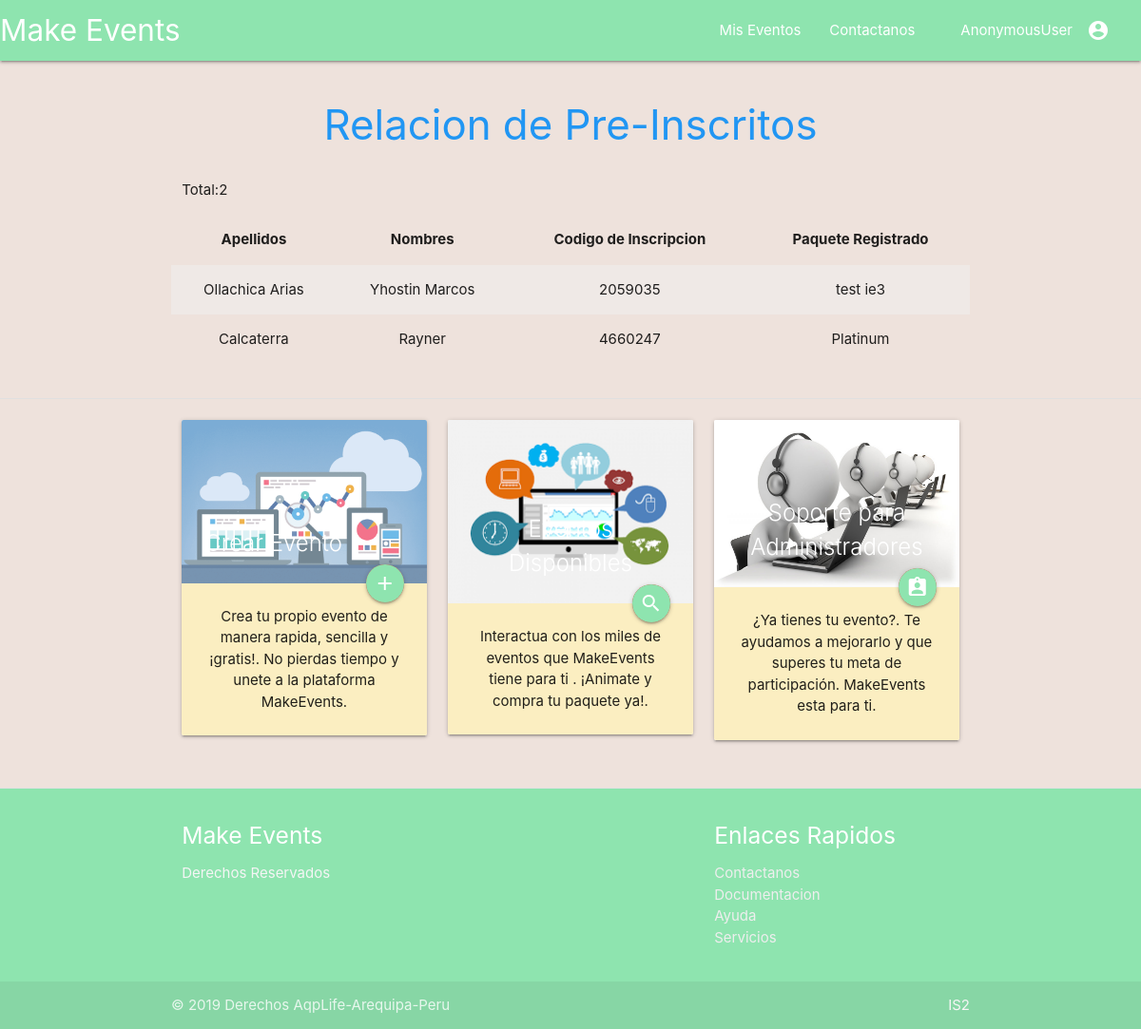
/eventos/2/gestionar_preinscrito, run on the app's committed database.
### eventos/models.py (models this page shows, shortened)
class Inscrito(models.Model):
	inscripcion_opciones=[
		(False,'Pre-Inscrito'),
		(True,'Inscrito'),
	]
	profile 			=models.ForeignKey(Profile,on_delete=models.CASCADE)
	evento 				=models.ForeignKey(Evento,on_delete=models.CASCADE)
	paquete				=models.ForeignKey(Paquete,on_delete=models.CASCADE)
	codigo_inscripcion	=models.IntegerField(default=random.randint(1000000,5000000))
	estado_inscripcion 	=models.BooleanField(choices=inscripcion_opciones,default=False)

class Profile(models.Model):
	user 				= models.OneToOneField(User, on_delete=models.CASCADE)
	tipo_idenficacion	= models.CharField(max_length=30)
	identificacion		= models.IntegerField(default=0)

class Paquete(models.Model):
	evento 				=models.ForeignKey(Evento,on_delete=models.CASCADE)
	nombre 				=models.CharField(max_length=30)
	descripcion			=models.CharField(max_length=100)
	costo				=models.FloatField(default=0)
	actividad 			=models.ManyToManyField(Actividad)
	def __str__(self):
		return self.nombre

### eventos/views_modulo_configuracion.py (the view, shortened to what this page needs)
# urls.py: path('<int:evento_id>/gestionar_preinscrito',views.Gestionar_PreInscritoDetailView.as_view(),name='gestionar_preinscrito'),
class Gestionar_PreInscritoDetailView(DetailView):
    template_name       ='eventos/gestionar_preinscrito.html'
    context             ={
    }
    def get(self, request, *args, **kwargs):
        evento                      =   Evento.objects.get(pk=self.kwargs.get("evento_id"))
        self.context['evento']      =   evento
        preinscrito                 =   Inscrito.objects.filter(evento=evento.id,estado_inscripcion=False).count()
        self.context['preinscrito'] =   preinscrito
        return render(request,self.template_name,self.context)

### eventos/templates/eventos/gestionar_preinscrito.html (shortened to what this page needs)
{%extends 'eventos/index.html'%}
{% load static %}
{%block section_1%}
	<div class="container row section">
		<div class="col s12 blue-text center-align">
			<h3>Relacion de Pre-Inscritos</h3>
		</div>
		<div class="col s4">
			<p>Total:{{preinscrito}}</p>
		</div>
		<table class="centered striped">
			<thead>
				<tr>
					<th>Apellidos</th>
					<th>Nombres</th>
					<th>Codigo de Inscripcion</th>
					<th>Paquete Registrado</th>
				</tr>
			</thead>
			<tbody>
				{%for inscrito in evento.inscrito_set.all%}
					{%if not inscrito.estado_inscripcion%}
					<tr>
						<td>{{inscrito.profile.user.last_name}}</td>
						<td>{{inscrito.profile.user.first_name}}</td>
						<td>{{inscrito.codigo_inscripcion}}</td>
						<td>{{inscrito.paquete}}</td>
					{%endif%}
					</tr>
				{%endfor%}
			</tbody>
		</table>
	</div>
{%endblock%}

### eventos/static/eventos/style.css (style rules this page uses)
body { background-color: #eee2DC; }

### data on the page
Inscrito: profile.user.last_name "Ollachica Arias", profile.user.first_name "Yhostin Marcos", codigo_inscripcion "2059035", paquete "test ie3"
Inscrito: profile.user.last_name "Calcaterra", profile.user.first_name "Rayner", codigo_inscripcion "4660247", paquete "Platinum"

### other printed values
{{ user }} "AnonymousUser"
{{ preinscrito }} "2"
